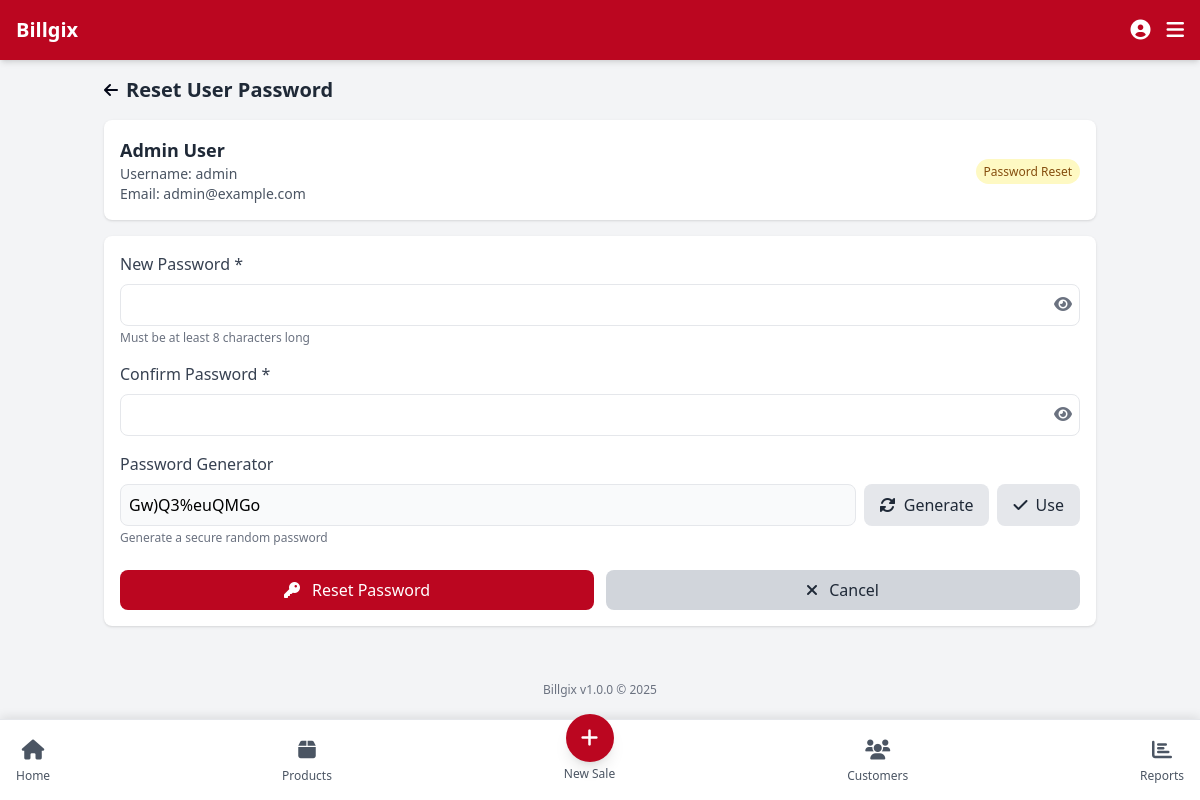
The page /modules/users/reset.php?id=1 (signed in) on the database as committed earlier.
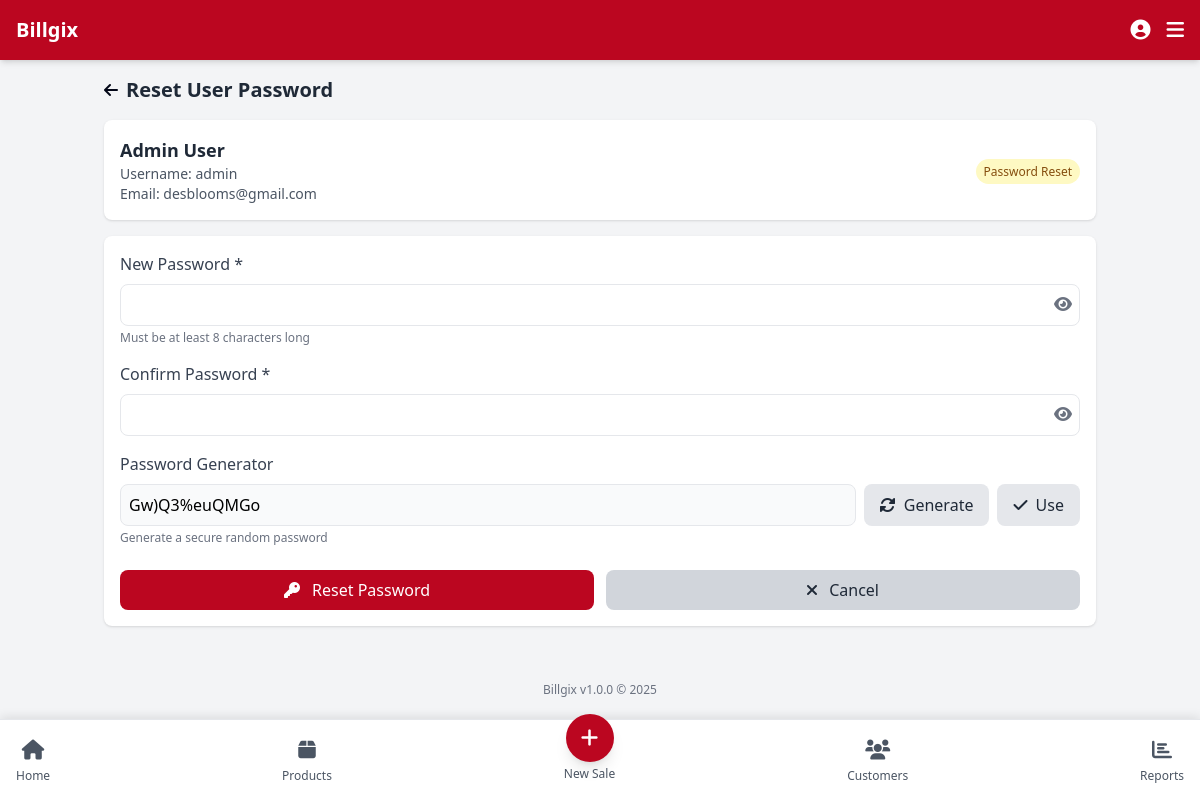
The same page on the database as committed later.
### tables this page shows
CREATE TABLE IF NOT EXISTS users (
    id INT AUTO_INCREMENT PRIMARY KEY,
    username VARCHAR(50) NOT NULL UNIQUE,
    password VARCHAR(255) NOT NULL,
    name VARCHAR(100) NOT NULL,
    email VARCHAR(100),
    role ENUM('admin', 'manager', 'staff') NOT NULL DEFAULT 'staff',
    active BOOLEAN NOT NULL DEFAULT TRUE,
    createdAt DATETIME NOT NULL,
    updatedAt DATETIME,
    lastLogin DATETIME NULL,
    resetToken VARCHAR(64) NULL,
    resetExpiry DATETIME NULL
);

### includes/db.php (called while the page is built, shortened)
<?php
class Database {
    private $conn;
    public function __construct() {
        try {
            $this->conn = new PDO(
                "mysql:host=" . DB_HOST . ";dbname=" . DB_NAME,
                DB_USER,
                DB_PASS,
                array(PDO::ATTR_ERRMODE => PDO::ERRMODE_EXCEPTION)
            );
        } catch(PDOException $e) {
            echo "Connection Error: " . $e->getMessage();
            exit;
        }
    }
    public function query($sql, $params = []) {
        $stmt = $this->conn->prepare($sql);
        $stmt->execute($params);
        return $stmt;
    }
    public function select($sql, $params = []) {
        $stmt = $this->query($sql, $params);
        return $stmt->fetchAll(PDO::FETCH_ASSOC);
    }
}
$db = new Database();
?>

### modules/users/reset.php (the view, shortened to what the changed rows need)
<?php
$basePath = '../../';
include $basePath . 'includes/header.php';
$userId = (int)$_GET['id'];
$user = $db->select("SELECT id, username, name, email FROM users WHERE id = :id", ['id' => $userId]);
$user = $user[0];
?>
<div class="mb-6">
    <div class="flex items-center mb-4">
        <h2 class="text-xl font-bold text-gray-800">Reset User Password</h2>
    </div>
    <div class="bg-white rounded-lg shadow p-4 mb-4">
        <div class="flex flex-col md:flex-row md:items-center md:justify-between">
            <div>
                <h3 class="text-lg font-bold text-gray-800"><?= $user['name'] ?></h3>
                <p class="text-sm text-gray-600">Username: <?= $user['username'] ?></p>
                <p class="text-sm text-gray-600">Email: <?= $user['email'] ?></p>
            </div>
        </div>
    </div>
</div>
<?php
include $basePath . 'includes/footer.php';
?>

Rows that differ between the two databases and show on the page:
changed users "Admin User": email "admin@example.com" → "desblooms@gmail.com"
